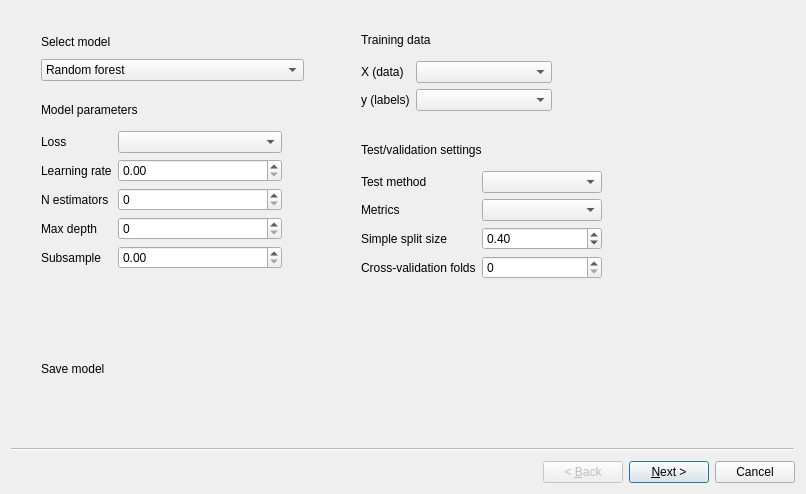
<?xml version="1.0" encoding="UTF-8"?>
<ui version="4.0">
 <class>Wizard</class>
 <widget class="QWizard" name="Wizard">
  <property name="geometry">
   <rect>
    <x>0</x>
    <y>0</y>
    <width>806</width>
    <height>494</height>
   </rect>
  </property>
  <property name="windowTitle">
   <string>Wizard</string>
  </property>
  <property name="modal">
   <bool>false</bool>
  </property>
  <widget class="QWizardPage" name="wizardPage1">
   <widget class="QWidget" name="layoutWidget">
    <property name="geometry">
     <rect>
      <x>30</x>
      <y>20</y>
      <width>263</width>
      <height>50</height>
     </rect>
    </property>
    <layout class="QVBoxLayout" name="verticalLayout_4">
     <item>
      <widget class="QLabel" name="label">
       <property name="text">
        <string>Select model</string>
       </property>
      </widget>
     </item>
     <item>
      <widget class="QComboBox" name="comboBox">
       <item>
        <property name="text">
         <string>Random forest</string>
        </property>
       </item>
       <item>
        <property name="text">
         <string>Logistic regression</string>
        </property>
       </item>
       <item>
        <property name="text">
         <string>Gradient boosting</string>
        </property>
       </item>
       <item>
        <property name="text">
         <string>Weights of evidence</string>
        </property>
       </item>
      </widget>
     </item>
    </layout>
   </widget>
   <widget class="QLabel" name="label_4">
    <property name="geometry">
     <rect>
      <x>30</x>
      <y>90</y>
      <width>131</width>
      <height>17</height>
     </rect>
    </property>
    <property name="text">
     <string>Model parameters</string>
    </property>
   </widget>
   <widget class="QLabel" name="label_5">
    <property name="geometry">
     <rect>
      <x>350</x>
      <y>20</y>
      <width>131</width>
      <height>17</height>
     </rect>
    </property>
    <property name="text">
     <string>Training data</string>
    </property>
   </widget>
   <widget class="QgsFileWidget" name="mQgsFileWidget_2">
    <property name="geometry">
     <rect>
      <x>130</x>
      <y>347</y>
      <width>151</width>
      <height>27</height>
     </rect>
    </property>
   </widget>
   <widget class="QLabel" name="label_19">
    <property name="geometry">
     <rect>
      <x>30</x>
      <y>350</y>
      <width>91</width>
      <height>16</height>
     </rect>
    </property>
    <property name="text">
     <string>Save model</string>
    </property>
   </widget>
   <widget class="QLabel" name="label_6">
    <property name="geometry">
     <rect>
      <x>350</x>
      <y>130</y>
      <width>171</width>
      <height>17</height>
     </rect>
    </property>
    <property name="text">
     <string>Test/validation settings</string>
    </property>
   </widget>
   <widget class="QWidget" name="layoutWidget">
    <property name="geometry">
     <rect>
      <x>30</x>
      <y>120</y>
      <width>241</width>
      <height>161</height>
     </rect>
    </property>
    <layout class="QFormLayout" name="formLayout_2">
     <item row="0" column="0">
      <widget class="QLabel" name="lossLabel">
       <property name="text">
        <string>Loss</string>
       </property>
      </widget>
     </item>
     <item row="0" column="1">
      <widget class="QComboBox" name="lossComboBox"/>
     </item>
     <item row="1" column="0">
      <widget class="QLabel" name="learningRateLabel">
       <property name="text">
        <string>Learning rate</string>
       </property>
      </widget>
     </item>
     <item row="1" column="1">
      <widget class="QgsDoubleSpinBox" name="learningRateQgsDoubleSpinBox"/>
     </item>
     <item row="2" column="0">
      <widget class="QLabel" name="nEstimatorsLabel">
       <property name="text">
        <string>N estimators</string>
       </property>
      </widget>
     </item>
     <item row="2" column="1">
      <widget class="QgsSpinBox" name="nEstimatorsQgsSpinBox"/>
     </item>
     <item row="3" column="0">
      <widget class="QLabel" name="maxDepthLabel">
       <property name="text">
        <string>Max depth</string>
       </property>
      </widget>
     </item>
     <item row="3" column="1">
      <widget class="QgsSpinBox" name="maxDepthQgsSpinBox"/>
     </item>
     <item row="4" column="0">
      <widget class="QLabel" name="subsampleLabel">
       <property name="text">
        <string>Subsample</string>
       </property>
      </widget>
     </item>
     <item row="4" column="1">
      <widget class="QgsDoubleSpinBox" name="subsampleQgsDoubleSpinBox"/>
     </item>
    </layout>
   </widget>
   <widget class="QWidget" name="layoutWidget">
    <property name="geometry">
     <rect>
      <x>350</x>
      <y>50</y>
      <width>191</width>
      <height>58</height>
     </rect>
    </property>
    <layout class="QFormLayout" name="formLayout_3">
     <item row="0" column="0">
      <widget class="QLabel" name="label_9">
       <property name="text">
        <string>X (data)</string>
       </property>
      </widget>
     </item>
     <item row="0" column="1">
      <widget class="QgsMapLayerComboBox" name="mMapLayerComboBox"/>
     </item>
     <item row="1" column="0">
      <widget class="QLabel" name="label_2">
       <property name="text">
        <string>y (labels)</string>
       </property>
      </widget>
     </item>
     <item row="1" column="1">
      <widget class="QgsMapLayerComboBox" name="mMapLayerComboBox_2"/>
     </item>
    </layout>
   </widget>
   <widget class="QWidget" name="layoutWidget">
    <property name="geometry">
     <rect>
      <x>350</x>
      <y>160</y>
      <width>241</width>
      <height>122</height>
     </rect>
    </property>
    <layout class="QFormLayout" name="formLayout_4">
     <item row="0" column="0">
      <widget class="QLabel" name="testMethodLabel_4">
       <property name="text">
        <string>Test method</string>
       </property>
      </widget>
     </item>
     <item row="0" column="1">
      <widget class="QComboBox" name="testMethodComboBox_3"/>
     </item>
     <item row="1" column="0">
      <widget class="QLabel" name="testMethodLabel_3">
       <property name="text">
        <string>Metrics</string>
       </property>
      </widget>
     </item>
     <item row="1" column="1">
      <widget class="QComboBox" name="testMethodComboBox_4"/>
     </item>
     <item row="2" column="0">
      <widget class="QLabel" name="simpleSplitSizeLabel_2">
       <property name="text">
        <string>Simple split size</string>
       </property>
      </widget>
     </item>
     <item row="2" column="1">
      <widget class="QDoubleSpinBox" name="doubleSpinBox_2">
       <property name="minimum">
        <double>0.010000000000000</double>
       </property>
       <property name="value">
        <double>0.400000000000000</double>
       </property>
      </widget>
     </item>
     <item row="3" column="0">
      <widget class="QLabel" name="crossValidationFoldsLabel_2">
       <property name="text">
        <string>Cross-validation folds</string>
       </property>
      </widget>
     </item>
     <item row="3" column="1">
      <widget class="QgsSpinBox" name="crossValidationFoldsQgsSpinBox_2"/>
     </item>
    </layout>
   </widget>
  </widget>
  <widget class="QWizardPage" name="wizardPage"/>
  <widget class="QWizardPage" name="wizardPage2">
   <widget class="QLabel" name="label_3">
    <property name="geometry">
     <rect>
      <x>20</x>
      <y>20</y>
      <width>121</width>
      <height>17</height>
     </rect>
    </property>
    <property name="text">
     <string>Model selected:</string>
    </property>
   </widget>
   <widget class="QLabel" name="label_17">
    <property name="geometry">
     <rect>
      <x>399</x>
      <y>59</y>
      <width>151</width>
      <height>17</height>
     </rect>
    </property>
    <property name="text">
     <string>Model parameters:</string>
    </property>
   </widget>
   <widget class="QWidget" name="layoutWidget">
    <property name="geometry">
     <rect>
      <x>410</x>
      <y>230</y>
      <width>344</width>
      <height>27</height>
     </rect>
    </property>
    <layout class="QHBoxLayout" name="horizontalLayout">
     <item>
      <widget class="QLabel" name="label_16">
       <property name="text">
        <string>Preset parameter values</string>
       </property>
      </widget>
     </item>
     <item>
      <widget class="QComboBox" name="comboBox_2">
       <item>
        <property name="text">
         <string>Light</string>
        </property>
       </item>
       <item>
        <property name="text">
         <string>Medium</string>
        </property>
       </item>
       <item>
        <property name="text">
         <string>Heavy</string>
        </property>
       </item>
      </widget>
     </item>
     <item>
      <widget class="QPushButton" name="pushButton">
       <property name="text">
        <string>Set</string>
       </property>
      </widget>
     </item>
    </layout>
   </widget>
   <widget class="QWidget" name="layoutWidget">
    <property name="geometry">
     <rect>
      <x>400</x>
      <y>90</y>
      <width>361</width>
      <height>89</height>
     </rect>
    </property>
    <layout class="QFormLayout" name="formLayout">
     <item row="0" column="0">
      <widget class="QLabel" name="label_14">
       <property name="text">
        <string>Number of layers:</string>
       </property>
      </widget>
     </item>
     <item row="0" column="1">
      <widget class="QLineEdit" name="lineEdit"/>
     </item>
     <item row="1" column="0">
      <widget class="QLabel" name="label_12">
       <property name="text">
        <string>Number of neurons in each layer:</string>
       </property>
      </widget>
     </item>
     <item row="1" column="1">
      <widget class="QLineEdit" name="lineEdit_2"/>
     </item>
     <item row="2" column="0">
      <widget class="QLabel" name="label_10">
       <property name="text">
        <string>Learning rate:</string>
       </property>
      </widget>
     </item>
     <item row="2" column="1">
      <widget class="QLineEdit" name="lineEdit_3">
       <property name="whatsThis">
        <string>&lt;html&gt;&lt;head/&gt;&lt;body&gt;&lt;p&gt;whats this&lt;/p&gt;&lt;/body&gt;&lt;/html&gt;</string>
       </property>
      </widget>
     </item>
    </layout>
   </widget>
   <widget class="QLabel" name="label_18">
    <property name="geometry">
     <rect>
      <x>20</x>
      <y>60</y>
      <width>151</width>
      <height>17</height>
     </rect>
    </property>
    <property name="text">
     <string>Input data</string>
    </property>
   </widget>
   <widget class="QScrollArea" name="scrollArea">
    <property name="geometry">
     <rect>
      <x>20</x>
      <y>90</y>
      <width>351</width>
      <height>331</height>
     </rect>
    </property>
    <property name="widgetResizable">
     <bool>true</bool>
    </property>
    <widget class="QWidget" name="scrollAreaWidgetContents">
     <property name="geometry">
      <rect>
       <x>0</x>
       <y>0</y>
       <width>349</width>
       <height>329</height>
      </rect>
     </property>
    </widget>
   </widget>
   <widget class="QComboBox" name="comboBox_3">
    <property name="geometry">
     <rect>
      <x>143</x>
      <y>17</y>
      <width>86</width>
      <height>25</height>
     </rect>
    </property>
   </widget>
  </widget>
 </widget>
 <customwidgets>
  <customwidget>
   <class>QgsDoubleSpinBox</class>
   <extends>QDoubleSpinBox</extends>
   <header>qgsdoublespinbox.h</header>
  </customwidget>
  <customwidget>
   <class>QgsFileWidget</class>
   <extends>QWidget</extends>
   <header>qgsfilewidget.h</header>
  </customwidget>
  <customwidget>
   <class>QgsMapLayerComboBox</class>
   <extends>QComboBox</extends>
   <header>qgsmaplayercombobox.h</header>
  </customwidget>
  <customwidget>
   <class>QgsSpinBox</class>
   <extends>QSpinBox</extends>
   <header>qgsspinbox.h</header>
  </customwidget>
 </customwidgets>
 <resources/>
 <connections/>
</ui>
